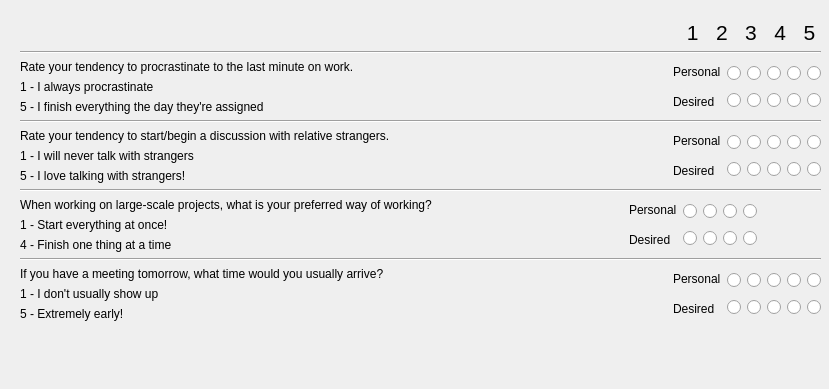
     <widget class="QWidget" name="scrollAreaWidgetContents_2">
      <property name="geometry">
       <rect>
        <x>0</x>
        <y>0</y>
        <width>829</width>
        <height>389</height>
       </rect>
      </property>
      <widget class="QWidget" name="verticalLayoutWidget_15">
       <property name="geometry">
        <rect>
         <x>20</x>
         <y>20</y>
         <width>801</width>
         <height>361</height>
        </rect>
       </property>
       <layout class="QVBoxLayout" name="verticalLayout_20">
        <item>
         <widget class="QLabel" name="label_25">
          <property name="font">
           <font>
            <pointsize>16</pointsize>
           </font>
          </property>
          <property name="text">
           <string>1   2   3   4   5 </string>
          </property>
          <property name="alignment">
           <set>Qt::AlignRight|Qt::AlignTrailing|Qt::AlignVCenter</set>
          </property>
         </widget>
        </item>
        <item>
         <widget class="Line" name="line_6">
          <property name="orientation">
           <enum>Qt::Horizontal</enum>
          </property>
         </widget>
        </item>
        <item>
         <layout class="QHBoxLayout" name="horizontalLayout_19">
          <item>
           <layout class="QVBoxLayout" name="verticalLayout_21">
            <item>
             <widget class="QLabel" name="label_26">
              <property name="text">
               <string>Rate your tendency to procrastinate to the last minute on work.</string>
              </property>
             </widget>
            </item>
            <item>
             <widget class="QLabel" name="label_27">
              <property name="text">
               <string>1 - I always procrastinate</string>
              </property>
             </widget>
            </item>
            <item>
             <widget class="QLabel" name="label_28">
              <property name="text">
               <string>5 - I finish everything the day they're assigned</string>
              </property>
             </widget>
            </item>
           </layout>
          </item>
          <item>
           <spacer name="horizontalSpacer_8">
            <property name="orientation">
             <enum>Qt::Horizontal</enum>
            </property>
            <property name="sizeHint" stdset="0">
             <size>
              <width>40</width>
              <height>20</height>
             </size>
            </property>
           </spacer>
          </item>
          <item>
           <layout class="QVBoxLayout" name="verticalLayout_22">
            <item>
             <widget class="QLabel" name="label_29">
              <property name="text">
               <string>Personal</string>
              </property>
             </widget>
            </item>
            <item>
             <widget class="QLabel" name="label_30">
              <property name="text">
               <string>Desired</string>
              </property>
             </widget>
            </item>
           </layout>
          </item>
          <item>
           <layout class="QVBoxLayout" name="verticalLayout_23">
            <item>
             <layout class="QHBoxLayout" name="horizontalLayout_20">
              <item>
               <widget class="QRadioButton" name="radioButton_41">
                <property name="text">
                 <string/>
                </property>
               </widget>
              </item>
              <item>
               <widget class="QRadioButton" name="radioButton_42">
                <property name="text">
                 <string/>
                </property>
               </widget>
              </item>
              <item>
               <widget class="QRadioButton" name="radioButton_43">
                <property name="text">
                 <string/>
                </property>
               </widget>
              </item>
              <item>
               <widget class="QRadioButton" name="radioButton_44">
                <property name="text">
                 <string/>
                </property>
               </widget>
              </item>
              <item>
               <widget class="QRadioButton" name="radioButton_45">
                <property name="text">
                 <string/>
                </property>
               </widget>
              </item>
             </layout>
            </item>
            <item>
             <layout class="QHBoxLayout" name="horizontalLayout_21">
              <item>
               <widget class="QRadioButton" name="radioButton_46">
                <property name="text">
                 <string/>
                </property>
               </widget>
              </item>
              <item>
               <widget class="QRadioButton" name="radioButton_47">
                <property name="text">
                 <string/>
                </property>
               </widget>
              </item>
              <item>
               <widget class="QRadioButton" name="radioButton_48">
                <property name="text">
                 <string/>
                </property>
               </widget>
              </item>
              <item>
               <widget class="QRadioButton" name="radioButton_49">
                <property name="text">
                 <string/>
                </property>
               </widget>
              </item>
              <item>
               <widget class="QRadioButton" name="radioButton_50">
                <property name="text">
                 <string/>
                </property>
               </widget>
              </item>
             </layout>
            </item>
           </layout>
          </item>
         </layout>
        </item>
        <item>
         <widget class="Line" name="line_7">
          <property name="orientation">
           <enum>Qt::Horizontal</enum>
          </property>
         </widget>
        </item>
        <item>
         <layout class="QHBoxLayout" name="horizontalLayout_22">
          <item>
           <layout class="QVBoxLayout" name="verticalLayout_24">
            <item>
             <widget class="QLabel" name="label_31">
              <property name="text">
               <string>Rate your tendency to start/begin a discussion with relative strangers.</string>
              </property>
             </widget>
            </item>
            <item>
             <widget class="QLabel" name="label_32">
              <property name="text">
               <string>1 - I will never talk with strangers</string>
              </property>
             </widget>
            </item>
            <item>
             <widget class="QLabel" name="label_33">
              <property name="text">
               <string>5 - I love talking with strangers!</string>
              </property>
             </widget>
            </item>
           </layout>
          </item>
          <item>
           <spacer name="horizontalSpacer_9">
            <property name="orientation">
             <enum>Qt::Horizontal</enum>
            </property>
            <property name="sizeHint" stdset="0">
             <size>
              <width>40</width>
              <height>20</height>
             </size>
            </property>
           </spacer>
          </item>
          <item>
           <layout class="QVBoxLayout" name="verticalLayout_25">
            <item>
             <widget class="QLabel" name="label_34">
              <property name="text">
               <string>Personal</string>
              </property>
             </widget>
            </item>
            <item>
             <widget class="QLabel" name="label_35">
              <property name="text">
               <string>Desired</string>
              </property>
             </widget>
            </item>
           </layout>
          </item>
          <item>
           <layout class="QVBoxLayout" name="verticalLayout_26">
            <item>
             <layout class="QHBoxLayout" name="horizontalLayout_23">
              <item>
               <widget class="QRadioButton" name="radioButton_51">
                <property name="text">
                 <string/>
                </property>
               </widget>
              </item>
              <item>
               <widget class="QRadioButton" name="radioButton_52">
                <property name="text">
                 <string/>
                </property>
               </widget>
              </item>
              <item>
               <widget class="QRadioButton" name="radioButton_53">
                <property name="text">
                 <string/>
                </property>
               </widget>
              </item>
              <item>
               <widget class="QRadioButton" name="radioButton_54">
                <property name="text">
                 <string/>
                </property>
               </widget>
              </item>
              <item>
               <widget class="QRadioButton" name="radioButton_55">
                <property name="text">
                 <string/>
                </property>
               </widget>
              </item>
             </layout>
            </item>
            <item>
             <layout class="QHBoxLayout" name="horizontalLayout_24">
              <item>
               <widget class="QRadioButton" name="radioButton_56">
                <property name="text">
                 <string/>
                </property>
               </widget>
              </item>
              <item>
               <widget class="QRadioButton" name="radioButton_57">
                <property name="text">
                 <string/>
                </property>
               </widget>
              </item>
              <item>
               <widget class="QRadioButton" name="radioButton_58">
                <property name="text">
                 <string/>
                </property>
               </widget>
              </item>
              <item>
               <widget class="QRadioButton" name="radioButton_59">
                <property name="text">
                 <string/>
                </property>
               </widget>
              </item>
              <item>
               <widget class="QRadioButton" name="radioButton_60">
                <property name="text">
                 <string/>
                </property>
               </widget>
              </item>
             </layout>
            </item>
           </layout>
          </item>
         </layout>
        </item>
        <item>
         <widget class="Line" name="line_8">
          <property name="orientation">
           <enum>Qt::Horizontal</enum>
          </property>
         </widget>
        </item>
        <item>
         <layout class="QHBoxLayout" name="horizontalLayout_25">
          <item>
           <layout class="QVBoxLayout" name="verticalLayout_27">
            <item>
             <widget class="QLabel" name="label_36">
              <property name="text">
               <string>When working on large-scale projects, what is your preferred way of working?</string>
              </property>
             </widget>
            </item>
            <item>
             <widget class="QLabel" name="label_37">
              <property name="text">
               <string>1 - Start everything at once!</string>
              </property>
             </widget>
            </item>
            <item>
             <widget class="QLabel" name="label_38">
              <property name="text">
               <string>4 - Finish one thing at a time</string>
              </property>
             </widget>
            </item>
           </layout>
          </item>
          <item>
           <spacer name="horizontalSpacer_10">
            <property name="orientation">
             <enum>Qt::Horizontal</enum>
            </property>
            <property name="sizeHint" stdset="0">
             <size>
              <width>40</width>
              <height>20</height>
             </size>
            </property>
           </spacer>
          </item>
          <item>
           <spacer name="horizontalSpacer_22">
            <property name="orientation">
             <enum>Qt::Horizontal</enum>
            </property>
            <property name="sizeHint" stdset="0">
             <size>
              <width>40</width>
              <height>20</height>
             </size>
            </property>
           </spacer>
          </item>
          <item>
           <spacer name="horizontalSpacer_51">
            <property name="orientation">
             <enum>Qt::Horizontal</enum>
            </property>
            <property name="sizeHint" stdset="0">
             <size>
              <width>40</width>
              <height>20</height>
             </size>
            </property>
           </spacer>
          </item>
          <item>
           <spacer name="horizontalSpacer_52">
            <property name="orientation">
             <enum>Qt::Horizontal</enum>
            </property>
            <property name="sizeHint" stdset="0">
             <size>
              <width>40</width>
              <height>20</height>
             </size>
            </property>
           </spacer>
          </item>
          <item>
           <spacer name="horizontalSpacer_50">
            <property name="orientation">
             <enum>Qt::Horizontal</enum>
            </property>
            <property name="sizeHint" stdset="0">
             <size>
              <width>40</width>
              <height>20</height>
             </size>
            </property>
           </spacer>
          </item>
          <item>
           <spacer name="horizontalSpacer_49">
            <property name="orientation">
             <enum>Qt::Horizontal</enum>
            </property>
            <property name="sizeHint" stdset="0">
             <size>
              <width>40</width>
              <height>20</height>
             </size>
            </property>
           </spacer>
          </item>
          <item>
           <layout class="QVBoxLayout" name="verticalLayout_28">
            <item>
             <widget class="QLabel" name="label_39">
              <property name="text">
               <string>Personal</string>
              </property>
             </widget>
            </item>
            <item>
             <widget class="QLabel" name="label_40">
              <property name="text">
               <string>Desired</string>
              </property>
             </widget>
            </item>
           </layout>
          </item>
          <item>
           <layout class="QVBoxLayout" name="verticalLayout_29">
            <item>
             <layout class="QHBoxLayout" name="horizontalLayout_26">
              <item>
               <widget class="QRadioButton" name="radioButton_61">
                <property name="text">
                 <string/>
                </property>
               </widget>
              </item>
              <item>
               <widget class="QRadioButton" name="radioButton_62">
                <property name="text">
                 <string/>
                </property>
               </widget>
              </item>
              <item>
               <widget class="QRadioButton" name="radioButton_63">
                <property name="text">
                 <string/>
                </property>
               </widget>
              </item>
              <item>
               <widget class="QRadioButton" name="radioButton_64">
                <property name="text">
                 <string/>
                </property>
               </widget>
              </item>
             </layout>
            </item>
            <item>
             <layout class="QHBoxLayout" name="horizontalLayout_27">
              <item>
               <widget class="QRadioButton" name="radioButton_66">
                <property name="text">
                 <string/>
                </property>
               </widget>
              </item>
              <item>
               <widget class="QRadioButton" name="radioButton_67">
                <property name="text">
                 <string/>
                </property>
               </widget>
              </item>
              <item>
               <widget class="QRadioButton" name="radioButton_68">
                <property name="text">
                 <string/>
                </property>
               </widget>
              </item>
              <item>
               <widget class="QRadioButton" name="radioButton_69">
                <property name="text">
                 <string/>
                </property>
               </widget>
              </item>
             </layout>
            </item>
           </layout>
          </item>
          <item>
           <spacer name="horizontalSpacer_20">
            <property name="orientation">
             <enum>Qt::Horizontal</enum>
            </property>
            <property name="sizeHint" stdset="0">
             <size>
              <width>40</width>
              <height>20</height>
             </size>
            </property>
           </spacer>
          </item>
          <item>
           <spacer name="horizontalSpacer_21">
            <property name="orientation">
             <enum>Qt::Horizontal</enum>
            </property>
            <property name="sizeHint" stdset="0">
             <size>
              <width>40</width>
              <height>20</height>
             </size>
            </property>
           </spacer>
          </item>
         </layout>
        </item>
        <item>
         <widget class="Line" name="line_9">
          <property name="orientation">
           <enum>Qt::Horizontal</enum>
          </property>
         </widget>
        </item>
        <item>
         <layout class="QHBoxLayout" name="horizontalLayout_28">
          <item>
           <layout class="QVBoxLayout" name="verticalLayout_30">
            <item>
             <widget class="QLabel" name="label_41">
              <property name="text">
               <string>If you have a meeting tomorrow, what time would you usually arrive?</string>
              </property>
             </widget>
            </item>
            <item>
             <widget class="QLabel" name="label_42">
              <property name="text">
               <string>1 - I don't usually show up</string>
              </property>
             </widget>
            </item>
            <item>
             <widget class="QLabel" name="label_43">
              <property name="text">
               <string>5 - Extremely early!</string>
              </property>
             </widget>
            </item>
           </layout>
          </item>
          <item>
           <spacer name="horizontalSpacer_11">
            <property name="orientation">
             <enum>Qt::Horizontal</enum>
            </property>
            <property name="sizeHint" stdset="0">
             <size>
              <width>40</width>
              <height>20</height>
             </size>
            </property>
           </spacer>
          </item>
          <item>
           <layout class="QVBoxLayout" name="verticalLayout_31">
            <item>
             <widget class="QLabel" name="label_44">
              <property name="text">
               <string>Personal</string>
              </property>
             </widget>
            </item>
            <item>
             <widget class="QLabel" name="label_45">
              <property name="text">
               <string>Desired</string>
              </property>
             </widget>
            </item>
           </layout>
          </item>
          <item>
           <layout class="QVBoxLayout" name="verticalLayout_32">
            <item>
             <layout class="QHBoxLayout" name="horizontalLayout_29">
              <item>
               <widget class="QRadioButton" name="radioButton_71">
                <property name="text">
                 <string/>
                </property>
               </widget>
              </item>
              <item>
               <widget class="QRadioButton" name="radioButton_72">
                <property name="text">
                 <string/>
                </property>
               </widget>
              </item>
              <item>
               <widget class="QRadioButton" name="radioButton_73">
                <property name="text">
                 <string/>
                </property>
               </widget>
              </item>
              <item>
               <widget class="QRadioButton" name="radioButton_74">
                <property name="text">
                 <string/>
                </property>
               </widget>
              </item>
              <item>
               <widget class="QRadioButton" name="radioButton_75">
                <property name="text">
                 <string/>
                </property>
               </widget>
              </item>
             </layout>
            </item>
            <item>
             <layout class="QHBoxLayout" name="horizontalLayout_30">
              <item>
               <widget class="QRadioButton" name="radioButton_76">
                <property name="text">
                 <string/>
                </property>
               </widget>
              </item>
              <item>
               <widget class="QRadioButton" name="radioButton_77">
                <property name="text">
                 <string/>
                </property>
               </widget>
              </item>
              <item>
               <widget class="QRadioButton" name="radioButton_78">
                <property name="text">
                 <string/>
                </property>
               </widget>
              </item>
              <item>
               <widget class="QRadioButton" name="radioButton_79">
                <property name="text">
                 <string/>
                </property>
               </widget>
              </item>
              <item>
               <widget class="QRadioButton" name="radioButton_80">
                <property name="text">
                 <string/>
                </property>
               </widget>
              </item>
             </layout>
            </item>
           </layout>
          </item>
         </layout>
        </item>
        <item>
         <spacer name="verticalSpacer_2">
          <property name="orientation">
           <enum>Qt::Vertical</enum>
          </property>
          <property name="sizeHint" stdset="0">
           <size>
            <width>20</width>
            <height>40</height>
           </size>
          </property>
         </spacer>
        </item>
       </layout>
      </widget>
     </widget>
